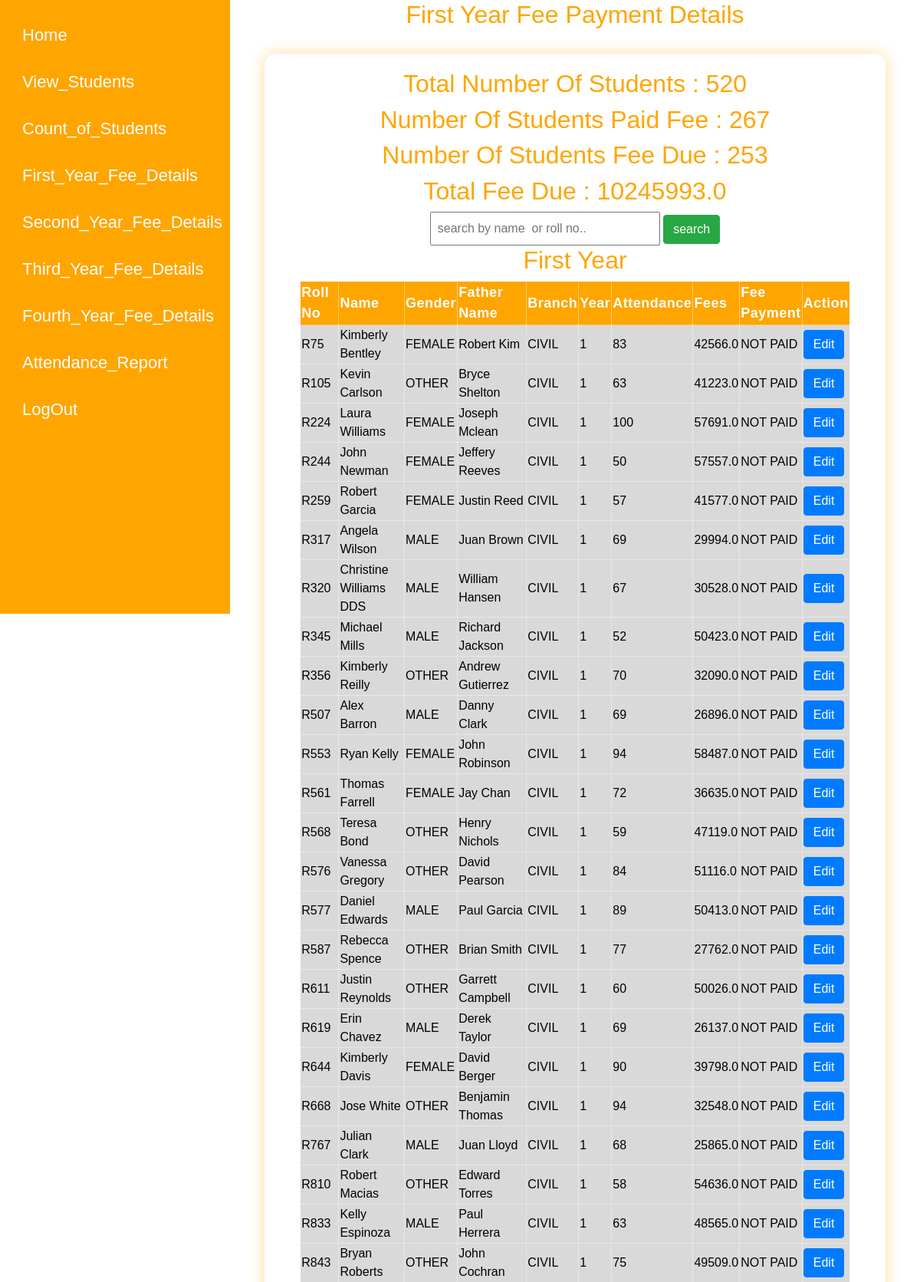
/ffp_details/ (upper part), run on the app's committed database.
### testapp/models.py (models this page shows, shortened)
class Student(models.Model):
    user=models.OneToOneField(User, on_delete=models.CASCADE,null=True,blank=True)
    roll_number=models.CharField(max_length=30,unique=True)
    name=models.CharField(max_length=30)
    gender=models.CharField(max_length=10)
    father_name=models.CharField(max_length=40)
    branch=models.CharField(max_length=50)
    year=models.IntegerField()
    attendance=models.IntegerField()
    fees=models.FloatField()
    fee_payment=models.CharField(max_length=10)

### testapp/views.py (the view)
# urls.py: path('ffp_details/',views.first_year_fee_view,name="ffp"),
def first_year_fee_view(request):
    counts=Student.objects.filter(year=1).count()
    paid=Student.objects.filter(year=1,fee_payment="PAID").count()
    notpaid = Student.objects.filter(year=1, fee_payment="NOT PAID").count()
    sum = Student.objects.filter(year=1,fee_payment="NOT PAID").aggregate(Sum('fees'))
    query=request.GET.get("q")
    if query:
        student=Student.objects.filter(year=1).filter(Q(name__icontains=query) | Q(roll_number__icontains=query))
    else:
        student=Student.objects.filter(year=1,fee_payment="NOT PAID").order_by('branch')
    return render(request,"testapp/ffp.html",{'counts':counts,
                                              'paid':paid,
                                              'notpaid':notpaid,
                                              'sum':sum['fees__sum'],
                                              'student':student})

### templates/testapp/ffp.html (shortened to what this page needs)
<!DOCTYPE html>
{%extends 'testapp/base.html'%}
{%block body_block%}
<div class="content1">
  <h2 style="color:orange">First Year Fee Payment Details</h2>
  <br>
   <div class="content12">
<h2 style="color:orange">Total Number Of Students : {{counts}}</h2>
       <h2 style="color:orange"> Number Of Students  Paid Fee : {{paid}}</h2>
       <h2 style="color:orange"> Number Of Students  Fee Due : {{notpaid}}</h2>
        <h2 style="color:orange"> Total Fee Due : {{sum}}</h2>
       <form method="GET">
           <input type="text" name="q" placeholder="search by name  or roll no.." style="padding:8px; width:300px;">
           <button type="submit" class="btn btn-success" >search</button>
       </form>
       <h2 style="color:orange">First Year</h2>
<table border="1" class="stud-table" >
  <thead class="stud-table1">
  <tr>
    <th>Roll No</th>
    <th>Name</th>
    <th>Gender</th>
    <th>Father Name</th>
    <th>Branch</th>
    <th>Year</th>
    <th>Attendance</th>
    <th>Fees</th>
    <th>Fee Payment</th>
    <th >Action</th>
  </tr>
  </thead>
  {% for stud in student%}
  <tr class="stud-table2">
    <td>{{stud.roll_number}}</td>
    <td>{{stud.name}}</td>
    <td>{{stud.gender}}</td>
    <td>{{stud.father_name}}</td>
    <td>{{stud.branch}}</td>
    <td>{{stud.year}}</td>
    <td>{{stud.attendance}}</td>
    <td>{{stud.fees}}</td>
    <td>{{stud.fee_payment}}</td>
    <td>
      <a href="/edit1/{{stud.id}}" class="btn btn-primary">Edit</a>
    </td>
  </tr>
  {% endfor %}
    </table>
   </div>
</div>
{% endblock %}

### templates/testapp/base.html (shortened to what this page needs)
<!DOCTYPE html>
{% load static %}
<html lang="en">
<head>
     <link rel="stylesheet" href="https://cdn.jsdelivr.net/npm/bootstrap@4.6.2/dist/css/bootstrap.min.css"
>
     <link rel="stylesheet" href="{% static 'css/style.css'%}">
</head>
<body>
<nav>
    <div class="container">
        <a href="/admin_dashboard">Home</a>
        <a href="/view_students">View_Students</a>
        <a href="/year_wise">Count_of_Students</a>
        <a href="/ffp_details">First_Year_Fee_Details</a>
        <a href="/sfp_details">Second_Year_Fee_Details</a>
        <a href="/tfp_details">Third_Year_Fee_Details</a>
         <a href="/fourth_details">Fourth_Year_Fee_Details</a>
        <a href="/at_details">Attendance_Report</a>
        <a href="/logout">LogOut</a>
    </div>
</nav>
{% block body_block%}
{% endblock %}
</body>
</html>

### static/css/style.css (style rules this page uses)
body { display:flex; font-family:Arial; margin:0px; }
.container { width:300px; height:100vh; position:fixed; color:white; background-color:orange; padding-top:15px; }
.container a { display:block; text-decoration:none; color:white; padding:14px; font-size:22px; }
.content1 { display:flex; flex-direction:column; margin-left:300px; width:100%; align-items:center; }
.content12 { display:flex; flex-direction:column; align-items:center; width: 90%; background: rgba(255, 255, 255, 0.2); backdrop-filter: blur(6px); padding: 20px; border-radius: 15px; box-shadow: 0 0 20px rgba(255, 165, 0, 0.4); }
.stud-table { width: 90%; border-collapse: collapse; background: rgba(255, 255, 255, 0.15); backdrop-filter: blur(12px); border: 1px solid rgba(255, 255, 255, 0.4); border-radius: 10px; }
.stud-table1 { padding: 12px; background: rgba(255,165,0); color: white; font-size: 18px; letter-spacing: 0.5px; }
.stud-table2 { padding: 10px; color: black; font-size: 16px; font-family:sans-serif; font-weight: 500; background: rgba(0, 0, 0, 0.15); border-bottom: 1px solid rgba(255, 255, 255, 0.4); }

### data on the page
Student: roll_number "R75", name "Kimberly Bentley", gender "FEMALE", father_name "Robert Kim", branch "CIVIL", year "1", attendance "83", fees "42566.0", fee_payment "NOT PAID"
Student: roll_number "R105", name "Kevin Carlson", gender "OTHER", father_name "Bryce Shelton", branch "CIVIL", year "1", attendance "63", fees "41223.0", fee_payment "NOT PAID"
Student: roll_number "R224", name "Laura Williams", gender "FEMALE", father_name "Joseph Mclean", branch "CIVIL", year "1", attendance "100", fees "57691.0", fee_payment "NOT PAID"
Student: roll_number "R244", name "John Newman", gender "FEMALE", father_name "Jeffery Reeves", branch "CIVIL", year "1", attendance "50", fees "57557.0", fee_payment "NOT PAID"
Student: roll_number "R259", name "Robert Garcia", gender "FEMALE", father_name "Justin Reed", branch "CIVIL", year "1", attendance "57", fees "41577.0", fee_payment "NOT PAID"
Student: roll_number "R317", name "Angela Wilson", gender "MALE", father_name "Juan Brown", branch "CIVIL", year "1", attendance "69", fees "29994.0", fee_payment "NOT PAID"
Student: roll_number "R320", name "Christine Williams DDS", gender "MALE", father_name "William Hansen", branch "CIVIL", year "1", attendance "67", fees "30528.0", fee_payment "NOT PAID"
Student: roll_number "R345", name "Michael Mills", gender "MALE", father_name "Richard Jackson", branch "CIVIL", year "1", attendance "52", fees "50423.0", fee_payment "NOT PAID"
Student: roll_number "R356", name "Kimberly Reilly", gender "OTHER", father_name "Andrew Gutierrez", branch "CIVIL", year "1", attendance "70", fees "32090.0", fee_payment "NOT PAID"
Student: roll_number "R507", name "Alex Barron", gender "MALE", father_name "Danny Clark", branch "CIVIL", year "1", attendance "69", fees "26896.0", fee_payment "NOT PAID"
Student: roll_number "R553", name "Ryan Kelly", gender "FEMALE", father_name "John Robinson", branch "CIVIL", year "1", attendance "94", fees "58487.0", fee_payment "NOT PAID"
Student: roll_number "R561", name "Thomas Farrell", gender "FEMALE", father_name "Jay Chan", branch "CIVIL", year "1", attendance "72", fees "36635.0", fee_payment "NOT PAID"
Student: roll_number "R568", name "Teresa Bond", gender "OTHER", father_name "Henry Nichols", branch "CIVIL", year "1", attendance "59", fees "47119.0", fee_payment "NOT PAID"
Student: roll_number "R576", name "Vanessa Gregory", gender "OTHER", father_name "David Pearson", branch "CIVIL", year "1", attendance "84", fees "51116.0", fee_payment "NOT PAID"
Student: roll_number "R577", name "Daniel Edwards", gender "MALE", father_name "Paul Garcia", branch "CIVIL", year "1", attendance "89", fees "50413.0", fee_payment "NOT PAID"
Student: roll_number "R587", name "Rebecca Spence", gender "OTHER", father_name "Brian Smith", branch "CIVIL", year "1", attendance "77", fees "27762.0", fee_payment "NOT PAID"
Student: roll_number "R611", name "Justin Reynolds", gender "OTHER", father_name "Garrett Campbell", branch "CIVIL", year "1", attendance "60", fees "50026.0", fee_payment "NOT PAID"
Student: roll_number "R619", name "Erin Chavez", gender "MALE", father_name "Derek Taylor", branch "CIVIL", year "1", attendance "69", fees "26137.0", fee_payment "NOT PAID"
Student: roll_number "R644", name "Kimberly Davis", gender "FEMALE", father_name "David Berger", branch "CIVIL", year "1", attendance "90", fees "39798.0", fee_payment "NOT PAID"
Student: roll_number "R668", name "Jose White", gender "OTHER", father_name "Benjamin Thomas", branch "CIVIL", year "1", attendance "94", fees "32548.0", fee_payment "NOT PAID"
Student: roll_number "R767", name "Julian Clark", gender "MALE", father_name "Juan Lloyd", branch "CIVIL", year "1", attendance "68", fees "25865.0", fee_payment "NOT PAID"
Student: roll_number "R810", name "Robert Macias", gender "OTHER", father_name "Edward Torres", branch "CIVIL", year "1", attendance "58", fees "54636.0", fee_payment "NOT PAID"
Student: roll_number "R833", name "Kelly Espinoza", gender "MALE", father_name "Paul Herrera", branch "CIVIL", year "1", attendance "63", fees "48565.0", fee_payment "NOT PAID"
Student: roll_number "R843", name "Bryan Roberts", gender "OTHER", father_name "John Cochran", branch "CIVIL", year "1", attendance "75", fees "49509.0", fee_payment "NOT PAID"

### other printed values
{{ counts }} "520"
{{ paid }} "267"
{{ notpaid }} "253"
{{ sum }} "10245993.0"
